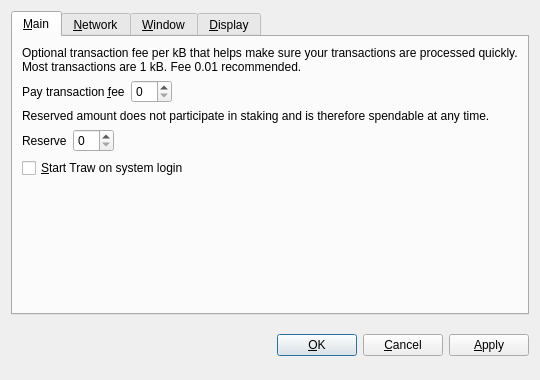
<?xml version="1.0" encoding="UTF-8"?>
<ui version="4.0">
 <class>OptionsDialog</class>
 <widget class="QDialog" name="OptionsDialog">
  <property name="geometry">
   <rect>
    <x>0</x>
    <y>0</y>
    <width>540</width>
    <height>380</height>
   </rect>
  </property>
  <property name="windowTitle">
   <string>Options</string>
  </property>
  <property name="modal">
   <bool>true</bool>
  </property>
  <layout class="QVBoxLayout" name="verticalLayout">
   <item>
    <widget class="QTabWidget" name="tabWidget">
     <property name="tabPosition">
      <enum>QTabWidget::North</enum>
     </property>
     <property name="currentIndex">
      <number>0</number>
     </property>
     <widget class="QWidget" name="tabMain">
      <attribute name="title">
       <string>&amp;Main</string>
      </attribute>
      <layout class="QVBoxLayout" name="verticalLayout_Main">
       <item>
        <widget class="QLabel" name="transactionFeeInfoLabel">
         <property name="text">
          <string>Optional transaction fee per kB that helps make sure your transactions are processed quickly. Most transactions are 1 kB. Fee 0.01 recommended.</string>
         </property>
         <property name="textFormat">
          <enum>Qt::PlainText</enum>
         </property>
         <property name="wordWrap">
          <bool>true</bool>
         </property>
        </widget>
       </item>
       <item>
        <layout class="QHBoxLayout" name="horizontalLayoutFee">
         <item>
          <widget class="QLabel" name="transactionFeeLabel">
           <property name="text">
            <string>Pay transaction &amp;fee</string>
           </property>
           <property name="textFormat">
            <enum>Qt::PlainText</enum>
           </property>
           <property name="buddy">
            <cstring>transactionFee</cstring>
           </property>
          </widget>
         </item>
         <item>
          <widget class="BitcoinAmountField" name="transactionFee"/>
         </item>
         <item>
          <spacer name="horizontalSpacerFee">
           <property name="orientation">
            <enum>Qt::Horizontal</enum>
           </property>
           <property name="sizeHint" stdset="0">
            <size>
             <width>40</width>
             <height>20</height>
            </size>
           </property>
          </spacer>
         </item>
        </layout>
       </item>
       <item>
        <widget class="QLabel" name="reserveBalanceInfoLabel">
         <property name="text">
          <string>Reserved amount does not participate in staking and is therefore spendable at any time.</string>
         </property>
         <property name="textFormat">
          <enum>Qt::PlainText</enum>
         </property>
         <property name="wordWrap">
          <bool>true</bool>
         </property>
        </widget>
       </item>
       <item>
        <layout class="QHBoxLayout" name="horizontalLayoutReserveBalance">
         <item>
          <widget class="QLabel" name="reserveBalanceLabel">
           <property name="text">
            <string>Reserve</string>
           </property>
           <property name="textFormat">
            <enum>Qt::PlainText</enum>
           </property>
           <property name="buddy">
            <cstring>reserveBalance</cstring>
           </property>
          </widget>
         </item>
         <item>
          <widget class="BitcoinAmountField" name="reserveBalance"/>
         </item>
         <item>
          <spacer name="horizontalSpacerReserveBalance">
           <property name="orientation">
            <enum>Qt::Horizontal</enum>
           </property>
           <property name="sizeHint" stdset="0">
            <size>
             <width>40</width>
             <height>20</height>
            </size>
           </property>
          </spacer>
         </item>
        </layout>
       </item>
       <item>
        <widget class="QCheckBox" name="bitcoinAtStartup">
         <property name="toolTip">
          <string>Automatically start Traw after logging in to the system.</string>
         </property>
         <property name="text">
          <string>&amp;Start Traw on system login</string>
         </property>
        </widget>
       </item>
       <item>
        <spacer name="verticalSpacer_Main">
         <property name="orientation">
          <enum>Qt::Vertical</enum>
         </property>
         <property name="sizeHint" stdset="0">
          <size>
           <width>20</width>
           <height>40</height>
          </size>
         </property>
        </spacer>
       </item>
      </layout>
     </widget>
     <widget class="QWidget" name="tabNetwork">
      <attribute name="title">
       <string>&amp;Network</string>
      </attribute>
      <layout class="QVBoxLayout" name="verticalLayout_Network">
       <item>
        <widget class="QCheckBox" name="mapPortUpnp">
         <property name="toolTip">
          <string>Automatically open the Traw client port on the router. This only works when your router supports UPnP and it is enabled.</string>
         </property>
         <property name="text">
          <string>Map port using &amp;UPnP</string>
         </property>
        </widget>
       </item>
       <item>
        <widget class="QCheckBox" name="connectSocks">
         <property name="toolTip">
          <string>Connect to the Traw network through a SOCKS5 proxy (e.g. when connecting through Tor).</string>
         </property>
         <property name="text">
          <string>&amp;Connect through SOCKS5 proxy:</string>
         </property>
        </widget>
       </item>
       <item>
        <layout class="QHBoxLayout" name="horizontalLayout_Network">
         <item>
          <widget class="QLabel" name="proxyIpLabel">
           <property name="text">
            <string>Proxy &amp;IP:</string>
           </property>
           <property name="textFormat">
            <enum>Qt::PlainText</enum>
           </property>
           <property name="buddy">
            <cstring>proxyIp</cstring>
           </property>
          </widget>
         </item>
         <item>
          <widget class="QValidatedLineEdit" name="proxyIp">
           <property name="maximumSize">
            <size>
             <width>140</width>
             <height>16777215</height>
            </size>
           </property>
           <property name="toolTip">
            <string>IP address of the proxy (e.g. 127.0.0.1)</string>
           </property>
          </widget>
         </item>
         <item>
          <widget class="QLabel" name="proxyPortLabel">
           <property name="text">
            <string>&amp;Port:</string>
           </property>
           <property name="textFormat">
            <enum>Qt::PlainText</enum>
           </property>
           <property name="buddy">
            <cstring>proxyPort</cstring>
           </property>
          </widget>
         </item>
         <item>
          <widget class="QLineEdit" name="proxyPort">
           <property name="maximumSize">
            <size>
             <width>55</width>
             <height>16777215</height>
            </size>
           </property>
           <property name="toolTip">
            <string>Port of the proxy (e.g. 9050)</string>
           </property>
          </widget>
         </item>
         <item>
          <spacer name="horizontalSpacer_Network">
           <property name="orientation">
            <enum>Qt::Horizontal</enum>
           </property>
           <property name="sizeHint" stdset="0">
            <size>
             <width>40</width>
             <height>20</height>
            </size>
           </property>
          </spacer>
         </item>
        </layout>
       </item>
       <item>
        <spacer name="verticalSpacer_Network">
         <property name="orientation">
          <enum>Qt::Vertical</enum>
         </property>
         <property name="sizeHint" stdset="0">
          <size>
           <width>20</width>
           <height>40</height>
          </size>
         </property>
        </spacer>
       </item>
      </layout>
     </widget>
     <widget class="QWidget" name="tabWindow">
      <attribute name="title">
       <string>&amp;Window</string>
      </attribute>
      <layout class="QVBoxLayout" name="verticalLayout_Window">
       <item>
        <widget class="QCheckBox" name="minimizeToTray">
         <property name="toolTip">
          <string>Show only a tray icon after minimizing the window.</string>
         </property>
         <property name="text">
          <string>&amp;Minimize to the tray instead of the taskbar</string>
         </property>
        </widget>
       </item>
       <item>
        <widget class="QCheckBox" name="minimizeOnClose">
         <property name="toolTip">
          <string>Minimize instead of exit the application when the window is closed. When this option is enabled, the application will be closed only after selecting Quit in the menu.</string>
         </property>
         <property name="text">
          <string>M&amp;inimize on close</string>
         </property>
        </widget>
       </item>
       <item>
        <spacer name="verticalSpacer_Window">
         <property name="orientation">
          <enum>Qt::Vertical</enum>
         </property>
         <property name="sizeHint" stdset="0">
          <size>
           <width>20</width>
           <height>40</height>
          </size>
         </property>
        </spacer>
       </item>
      </layout>
     </widget>
     <widget class="QWidget" name="tabDisplay">
      <attribute name="title">
       <string>&amp;Display</string>
      </attribute>
      <layout class="QVBoxLayout" name="verticalLayout_Display">
       <item>
        <layout class="QHBoxLayout" name="horizontalLayout_1_Display">
         <item>
          <widget class="QLabel" name="langLabel">
           <property name="text">
            <string>User Interface &amp;language:</string>
           </property>
           <property name="textFormat">
            <enum>Qt::PlainText</enum>
           </property>
           <property name="buddy">
            <cstring>lang</cstring>
           </property>
          </widget>
         </item>
         <item>
          <widget class="QValueComboBox" name="lang">
           <property name="toolTip">
            <string>The user interface language can be set here. This setting will take effect after restarting Traw.</string>
           </property>
          </widget>
         </item>
        </layout>
       </item>
       <item>
        <layout class="QHBoxLayout" name="horizontalLayout_2_Display">
         <item>
          <widget class="QLabel" name="unitLabel">
           <property name="text">
            <string>&amp;Unit to show amounts in:</string>
           </property>
           <property name="textFormat">
            <enum>Qt::PlainText</enum>
           </property>
           <property name="buddy">
            <cstring>unit</cstring>
           </property>
          </widget>
         </item>
         <item>
          <widget class="QValueComboBox" name="unit">
           <property name="toolTip">
            <string>Choose the default subdivision unit to show in the interface and when sending coins.</string>
           </property>
          </widget>
         </item>
        </layout>
       </item>
       <item>
        <widget class="QCheckBox" name="coinControlFeatures">
         <property name="toolTip">
          <string>Whether to show coin control features or not.</string>
         </property>
         <property name="text">
          <string>Display coin &amp;control features (experts only!)</string>
         </property>
        </widget>
       </item>
       <item>
        <widget class="QCheckBox" name="useBlackTheme">
         <property name="text">
          <string>Use black visual theme (requires restart)</string>
         </property>
        </widget>
       </item>
       <item>
        <spacer name="verticalSpacer_Display">
         <property name="orientation">
          <enum>Qt::Vertical</enum>
         </property>
         <property name="sizeHint" stdset="0">
          <size>
           <width>20</width>
           <height>40</height>
          </size>
         </property>
        </spacer>
       </item>
      </layout>
     </widget>
    </widget>
   </item>
   <item>
    <layout class="QHBoxLayout" name="horizontalLayout_Buttons">
     <item>
      <spacer name="horizontalSpacer_1">
       <property name="orientation">
        <enum>Qt::Horizontal</enum>
       </property>
       <property name="sizeHint" stdset="0">
        <size>
         <width>40</width>
         <height>48</height>
        </size>
       </property>
      </spacer>
     </item>
     <item>
      <widget class="QLabel" name="statusLabel">
       <property name="font">
        <font>
         <weight>75</weight>
         <bold>true</bold>
        </font>
       </property>
       <property name="text">
        <string/>
       </property>
       <property name="textFormat">
        <enum>Qt::PlainText</enum>
       </property>
       <property name="wordWrap">
        <bool>true</bool>
       </property>
      </widget>
     </item>
     <item>
      <spacer name="horizontalSpacer_2">
       <property name="orientation">
        <enum>Qt::Horizontal</enum>
       </property>
       <property name="sizeHint" stdset="0">
        <size>
         <width>40</width>
         <height>48</height>
        </size>
       </property>
      </spacer>
     </item>
     <item>
      <widget class="QPushButton" name="okButton">
       <property name="text">
        <string>&amp;OK</string>
       </property>
      </widget>
     </item>
     <item>
      <widget class="QPushButton" name="cancelButton">
       <property name="text">
        <string>&amp;Cancel</string>
       </property>
       <property name="autoDefault">
        <bool>false</bool>
       </property>
      </widget>
     </item>
     <item>
      <widget class="QPushButton" name="applyButton">
       <property name="text">
        <string>&amp;Apply</string>
       </property>
       <property name="autoDefault">
        <bool>false</bool>
       </property>
      </widget>
     </item>
    </layout>
   </item>
  </layout>
 </widget>
 <customwidgets>
  <customwidget>
   <class>BitcoinAmountField</class>
   <extends>QSpinBox</extends>
   <header>bitcoinamountfield.h</header>
  </customwidget>
  <customwidget>
   <class>QValueComboBox</class>
   <extends>QComboBox</extends>
   <header>qvaluecombobox.h</header>
  </customwidget>
  <customwidget>
   <class>QValidatedLineEdit</class>
   <extends>QLineEdit</extends>
   <header>qvalidatedlineedit.h</header>
  </customwidget>
 </customwidgets>
 <resources/>
 <connections/>
</ui>
